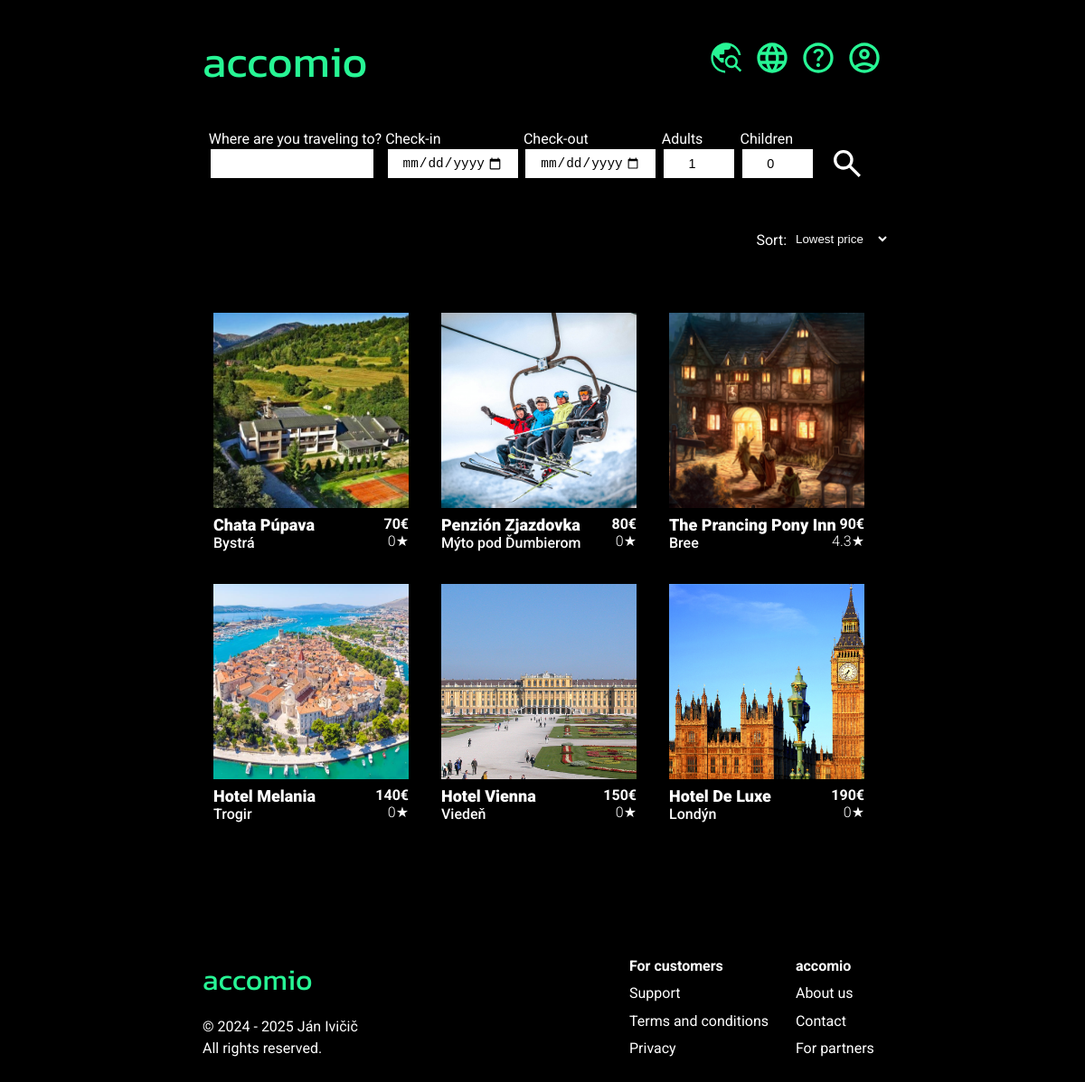
Screenshot of /search.php with the database file from the repository.
### tables this page shows
CREATE TABLE `translations` (
  `id` int(11) NOT NULL,
  `original` text NOT NULL,
  `lang` text NOT NULL,
  `new` text NOT NULL
);

### search.php (the view, shortened to what this page needs)
<?php
$servername = "localhost";
$username = "root";
$password = "";
$dbname = "accomio";
$conn = new mysqli($servername, $username, $password, $dbname);
if (isset($_GET['lang'])) {
    $lang = $_GET['lang'];
    if ($lang == "en" || $lang == "de" || $lang == "sk") {
        unset($_COOKIE['lang']);
        setcookie("lang", $lang, time() + (86400 * 30), "/");
    } else {
        $lang = "en";
        unset($_COOKIE['lang']);
        setcookie("lang", "en", time() + (86400 * 30), "/");
    };
} elseif (isset($_COOKIE['lang'])) {
    $lang = $_COOKIE['lang'];
} else {
    $lang = substr($_SERVER['HTTP_ACCEPT_LANGUAGE'], 0, 2);
};
function t($original) {
    global $lang;
    $sql_lang = "SELECT * FROM translations WHERE lang = '" . $lang . "' AND original = '" . $original . "'";
    global $conn;
    $s_lang = $conn->query($sql_lang);
    if ($s_lang->num_rows > 0) {
        $res_lang = $s_lang->fetch_assoc();
        return $res_lang['new'];
    } else {
        return $original;
    }
}
    if (isset($_GET["place"])) {
        $place = tx((string)$_GET["place"]);
        $people = ((int)$_GET["adults"]) + ((int)$_GET["kids"]);
        $sql_hotels = "SELECT * FROM hotels_info WHERE location = '" . $place . "' OR country = '" . $place . "'";
        $s_hotels = $conn->query($sql_hotels);
        if ($s_hotels->num_rows == 0) {
            nothing();
        } else {
        $hotel_id = [];
        while ($a = $s_hotels->fetch_assoc()) {
            $hotel_id[] = $a['hotels_id'];
        };
        $result_hotels = implode(", ", $hotel_id);
        $sql = "SELECT * FROM hotels_rooms WHERE room_capacity >= $people AND hotels_id IN ($result_hotels)";
        $s_rooms = $conn->query($sql);
        if ($s_rooms->num_rows == 0) {
            nothing();
        } else {
        $all_rooms = [];
        while ($c = $s_rooms->fetch_assoc()) {
            $all_rooms[] = $c['rooms_id'];
        }
        $occupied_rooms = [];
        foreach ($all_rooms as $room_id) {
            $sql = "SELECT * FROM bookings WHERE rooms_id = $room_id";
            $s_bookings = $conn->query($sql);
            $start = new DateTime($_GET['datefrom']);
            $end = new DateTime($_GET['dateto']);
            $interval = new DateInterval('P1D');
            $alldates = new DatePeriod($start, $interval, $end);
            $dates = [];
            foreach ($alldates as $date) {
                $dates[] = $date->format('Y-m-d');
            }
            while ($c = $s_bookings->fetch_assoc()) {
                $date_from_db = strtotime($c['date_from']);
                $date_to_db = strtotime($c['date_to']);
                foreach ($dates as $date) {
                    if (strtotime($date) >= $date_from_db && strtotime($date) <= $date_to_db) {
                        $occupied_rooms[] = $room_id;
                        break;
                    }
                }
            }
        }
        $rooms = array_diff($all_rooms, $occupied_rooms);
        if (empty($rooms)) {
            nothing();
        } else {
        $hotels_ids = [];
        $hotels = [];
        foreach ($rooms as $rooms_id) {
            $sql = "SELECT * FROM hotels_info WHERE hotels_id = (SELECT hotels_id FROM hotels_rooms WHERE rooms_id = $rooms_id)";
            $s_htls = $conn->query($sql);
            $hotel = $s_htls->fetch_assoc()['hotels_id'];
        if (in_array($hotel, $hotels_ids)) {
                continue;
            } else {
                $hotels_ids[] = $hotel;
                $hotels[] = $hotel . "/" . $rooms_id;
            };
        };
        $hotels_string = implode(", ", $hotels_ids);
        $sql = "SELECT * FROM hotels_info WHERE hotels_id IN ($hotels_string) ORDER BY " . $_GET['sort'];
        $s_htls = $conn->query($sql);
        $listnum = 0;
        $htlslst = '';
        while($result = $s_htls->fetch_assoc()) {
            $htl_price = 0;
            foreach ($hotels as $item) {
                list($h, $r) = explode("/", $item);
                if ($result['hotels_id'] == $h) {
                    $sql_rooms = "SELECT * FROM hotels_rooms WHERE hotels_id = '" . $result['hotels_id'] . "' AND rooms_id = '" . $r . "'";
                    $s_rooms = $conn->query($sql_rooms);
                    $room = $s_rooms->fetch_assoc();
                    $date_from = new DateTime($_GET['datefrom']);
                    $date_to = new DateTime($_GET['dateto']);
                    $nights = $date_from->diff($date_to)->days;
                    $htl_price = ((int)$room['room_price'] * (int)$_GET['adults'] * $nights) + ((int)$room['room_price'] * (int)$_GET['kids'] * (float)$result['kids_price'] * $nights);
                    $room_id = $room['rooms_id'];
                    break;
                };
            }
            $sql_review = "SELECT * FROM hotels_reviews WHERE hotels_id = '" . $result['hotels_id'] . "'";
            $s_review = $conn->query($sql_review);
            $a = 0;
            $b = 0;
            if ($s_review->num_rows == 0) {
                $htl_rating = 0;
            } else {
                while ($review = $s_review->fetch_assoc()) {
                    $a += $review["rating"];
                    $b += 1;
                };
                $htl_rating = round($a / $b, 1);
            };
                        if ($listnum != 3) {
                            $listnum += 1;
                        } else {
                            $listnum = 1;
                        }
                        $htlslst = $htlslst . '{
                            name: "' . t($result['name']) . '",
                            location: "' . t($result['location']) . '",
                            country: "' . t($result['country']) . '",
                            price: ' . $htl_price . ',
                            rating: ' . $htl_rating . ',
                            list_num:' . $listnum . ',
                            url: "' . $result['url'] . '"
                        },';
                        };
                        $params = http_build_query([
                            'datefrom' => $_GET['datefrom'],
                            'dateto' => $_GET['dateto'],
                            'adults' => $_GET['adults'],
                            'kids' => $_GET['kids'],
                            'room' => $room_id
                        ]);
                    echo '<script>
                                document.addEventListener("DOMContentLoaded", () => {
                                var htlslst = document.querySelector("#hotelslist")
                                if (htlslst) {
                                    var hotels = [' . rtrim($htlslst, ",") . ']
                                    hotels.forEach(hotel => {
                                        var hotelDiv = document.createElement("div")
                                        hotelDiv.className = `hotellist-c${hotel.list_num}`
                                        hotelDiv.onclick = function () {document.location.href = `${hotel.url}?datefrom=' . $_GET["datefrom"] . '&dateto=' . $_GET["dateto"] . '&adults=' . $_GET["adults"] . '&kids=' . $_GET["kids"] . '&room=' . $room_id . '`}
                                        hotelDiv.innerHTML = `<img src="styles/hotels/${hotel.url}.png" class="hotellist-img"><span class="hotellist-name">${hotel.name}</span><abbr style="text-decoration:none" title="${hotel.country}"><span class="hotellist-location">${hotel.location}</span></abbr><span class="hotellist-price">${hotel.price}€</span><span class="hotellist-rating">${hotel.rating}★</span>`
                                        htlslst.appendChild(hotelDiv)
                                    })
                                }
                                })
                            </script>';
                };
            };
        };
    } else {
        $sql = "SELECT * FROM hotels_info ORDER BY " . $_GET['sort'];
        $selected = $conn->query($sql);
        while($result = $selected->fetch_assoc()) {
            $sql_review = "SELECT * FROM hotels_reviews WHERE hotels_id = '" . $result['hotels_id'] . "'";
            $s_review = $conn->query($sql_review);
                };
    };
?>
<!DOCTYPE html>
<html lang="<?php echo $lang; ?>">
    <head>
        <link rel='stylesheet' href='styles/basic.css'>
    </head>
    <body>
    <header>
            <div class="title" onclick="window.location.href ='/accomio'">accomio</div>
            <nav class="headerbtns">
                <a href="search" class="aimg"><div class="headerdiv" id="hi2">
                    <abbr class="headertext" id="ht2" title="<?php echo t("Vyhľadávanie");?>"><img src="styles/icons/search_world.svg" class="headerimgs"></abbr>
                </div></a>
                <a onclick="langbox()" class="aimg"><div class="headerdiv" id="hi1">
                    <abbr class="headertext" id="ht1" title="<?php echo t("Jazyk");?>"><img src="styles/icons/language.svg" class="headerimgs"></abbr>
                </div></a>
                <a href="help" class="aimg"><div class="headerdiv" id="hi2">
                    <abbr class="headertext" id="ht2" title="<?php echo t("Zákaznícka podpora");?>"><img src="styles/icons/help.svg" class="headerimgs"></abbr>
                </div></a>
                <a <?php if (isset($_SESSION["cd"])) {echo "onclick='userbox()'";} else {echo "href='login'";};?> class="aimg"><div class="headerdiv" id="hi2">
                    <abbr class="headertext" id="ht3" style="text-decoration: none; border-bottom: none;" title="<?php if (isset($_SESSION["cd"])) {echo t('Používateľ');} else {echo t('Prihláste sa/Registrujte sa');};?>"><img src="styles/icons/account.svg" class="headerimgs"></abbr>
                </div></a>
            </nav>
        </header>
        <div id="search" style="color:white;">
            <form id="searchform" method="get" action="search.php">
                <div id="placediv" class="formdiv">
                <label for="place"><?php echo t("Kam cestujete?");?></label><br>
                <input list="placelist" class="searchinput" id="place" name="place" style="width: 15vw;" value="<?php if (isset($_GET["place"])) {echo $_GET["place"];};?>" placeholder="" required>
                </div>
                <div id="datefromdiv" class="formdiv">
                    <label for="datefrom"><?php echo t("Príchod");?></label><br>
                    <input list="placelist" type="date" class="searchinput" id="datefrom" name="datefrom" oninput="dateto.min = this.value" min="<?php echo date("Y-m-d"); ?>" value="<?php if (isset($_GET["datefrom"])) {echo $_GET["datefrom"];};?>" required>
                </div>
                <div id="datetodiv" class="formdiv">
                    <label for="dateto"><?php echo t("Odchod");?></label><br>
                    <input type="date" class="searchinput" id="dateto" name="dateto" oninput="datefrom.max = this.value" min="<?php echo date("Y-m-d"); ?>" value="<?php if (isset($_GET["dateto"])) {echo $_GET["dateto"];};?>"required>
                </div>
                <div id="adultsdiv" class="formdiv">
                    <label for="adults"><?php echo t("Počet dospelých");?></label><br>
                    <input type="number" class="searchinput" id="adults" name="adults" min="1" max="20" style="width: 6.5vw; text-align: center;" value="<?php if (isset($_GET["adults"])) {echo $_GET["adults"];} else {echo '1';};?>"required>
                </div>
                <div id="kidsdiv" class="formdiv">
                    <label for="kids"><?php echo t("Počet detí");?></label><br>
                    <input type="number" class="searchinput" id="kids" name="kids" min="0" max="10" style="width: 6.5vw; text-align: center;" value="<?php if (isset($_GET["kids"])) {echo $_GET["kids"];} else {echo '0';};?>"required>
                </div>
                <div id="submitdiv" class="formdiv">
                    <label></label><br>
                    <input type="image" src="styles/icons/search_white.svg" id="submitimage" onmouseover="document.querySelector('#submitimage').src='styles/icons/search_black.svg'" onmouseout="document.querySelector('#submitimage').src='styles/icons/search_white.svg'">
                </div>
            </form>
        </div>
        <form id="sortform" method="get" action="" onsubmit="location.reload()">
            <div id="sortdiv" class="formdiv">
            <label for="sort" class="sortlabel"><?php echo t("Zoradiť");?>:</label><br>
                <select class="sortinput" id="sort" name="sort" onchange="document.querySelector('#sortform').submit()">
                    <option value="price ASC" <?php if ($_GET['sort'] == "price ASC") {echo "selected";} ?>><?php echo t("Najnižšia cena");?></option>
                </select>
            </div>;
        </form>
        <div id="hotelslist"></div>
        <footer id="footer">
            <div class="footer-c1">
                <div class="title" style="font-size: 4vh;">accomio</div>
                <div class="copyright">&copy; 2024 - <?php echo date("Y"); ?> Ján Ivičič<br><?php echo t("Všetky práva vyhradené.");?></div>
            </div>
            <div class="footer-c2">
                <b><?php echo t("Pre zákazníkov");?></b><br>
                <a href="help"><?php echo t("Zákaznícka podpora");?></a><br>
                <a href="terms"><?php echo t("Všeobecné podmienky");?></a><br>
                <a href="privacy"><?php echo t("Ochrana súkromia");?></a>
            </div>
            <div class="footer-c3">
                <b>accomio</b><br>
                <a href="about"><?php echo t("O nás");?></a><br>
                <a href="contact"><?php echo t("Kontakt");?></a><br>
                <a href="partners"><?php echo t("Pre partnerov");?></a>
            </div>
        </footer>
    </body>
</html>

### styles/basic.css (style rules this page uses)
body { background-color: black; }
header { padding: 3vh 18vw 0vh 18vw; background-color: black; min-height: 6vh; }
.title { font-family: "Kanit", sans-serif; font-weight: 400; font-style: normal; font-size: 6vh; color: #27f695; text-align: left; }
.headerbtns { position: absolute; right: 0; top: 0; height: 5vh; display: inline-block; padding: 5.5vh 18vw 0vh 0vw; }
.headerimgs { height: 5vh; margin: 0 0.3vw 0 0.3vw; cursor: pointer; }
.headertext { font-family: "Kanit", sans-serif; font-weight: 400; font-style: normal; font-size: 2.5vh; color: white; padding-bottom: 1.25vh; vertical-align: bottom; display: inline-block; }
.headerdiv { display: inline; }
.aimg { text-decoration: none; }
#search { padding: 0vh 18vw 0vh 18vw; background-color: black; }
#searchform { margin-top: 3vh; display: flex; justify-content: center; align-items: center; }
.formdiv { display: inline-block; margin: 2px; font-family: "Roboto", sans-serif; font-weight: 400; font-style: normal; white-space: nowrap; overflow: visible; }
.searchinput { background-color: white; color: black; border: none; padding: 2vh 2vh; margin: 0.2vw; height: 3vh; width: 18vh; font-size: 1.8vh; }
#searchform input[type=image] { padding: 2px; margin: 10px; height: 5vh; }
.sortlabel { color: white; position: absolute; right: 27.5vw; top: 32vh; }
.sortinput { border: none; color: white; background-color: black; position: absolute; right: 18vw; top: 32vh; width: 9vw; }
#hotelslist { margin-top: 10vh; color: white; font-family: "Roboto", sans-serif; font-weight: 400; font-style: normal; }
#footer { color: white; font-family: "Roboto", sans-serif; font-weight: 400; font-style: normal; line-height: 1.9; margin-top: 15vh; margin-bottom: 10vh; white-space: nowrap; overflow: visible; }
#footer a { color: white; text-decoration: none; }
.footer-c1 { line-height: 1.5; width: 12vw; margin-left: 18vw; display: inline-block; }
.copyright { padding-top: 2vh; }
.footer-c2 { width: 10vw; margin-left: 27vw; display: inline-block; }
.footer-c3 { width: 10vw; margin-left: 5vw; display: inline-block; }

### rows the page displays
translations: new "Where are you traveling to?"
translations: new "Check-in"
translations: new "Check-out"
translations: new "Adults"
translations: new "Children"
translations: new "Sort"
translations: sort "Lowest price"
translations: new "All rights reserved."
translations: new "For customers"
translations: new "Support"
translations: new "Terms and conditions"
translations: new "Privacy"
translations: new "About us"
translations: new "Contact"
translations: new "For partners"
